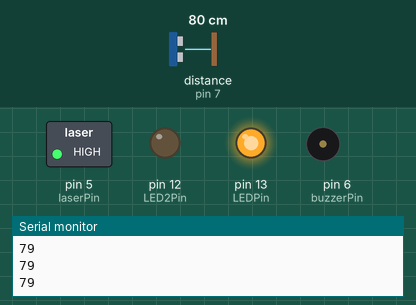
Recording of a sketch running on a simulated Arduino Uno, built with avr-gcc and run on an emulated ATmega328P. On the bench: switched loads named in the sketch (green lamp = pin HIGH), output pins drawn as LEDs (lit = HIGH), buzzer (waves = sounding, pin HIGH), the last lines printed to the serial monitor. Wiring (inferred from the names in the program): ultrasonic range finder: trigger pin 8; echo pin 7. The test bench sets the inputs (shaded band); at power-on: distance to the obstacle (sensor on pin 7) 80 cm. The echo pulse lasts 58.3 µs per cm; pins used as bus, display or sensor lines are not drawn.

Above: at 1.2 s.
1.3 s: distance to the obstacle (sensor on pin 7) set to 12 cm
4.3 s: distance to the obstacle (sensor on pin 7) set to 9 cm
At 4.8 s:
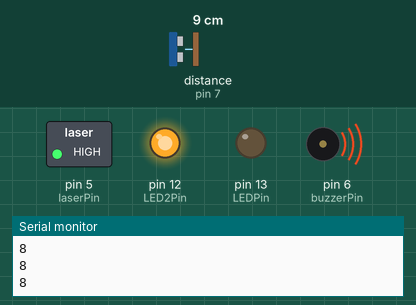
5.8 s: distance to the obstacle (sensor on pin 7) set to 18 cm
At 6.49 s:
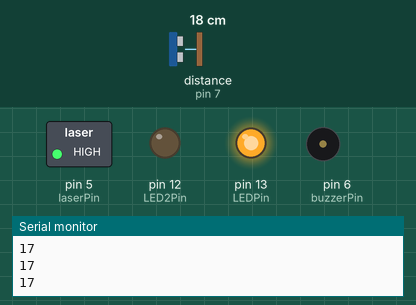
8.8 s: distance to the obstacle (sensor on pin 7) set to 2 cm
At 10.0 s:
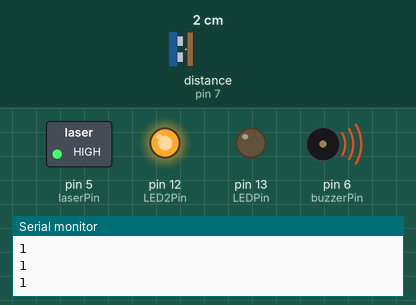
10.3 s: distance to the obstacle (sensor on pin 7) set to 35 cm
At 11.05 s:
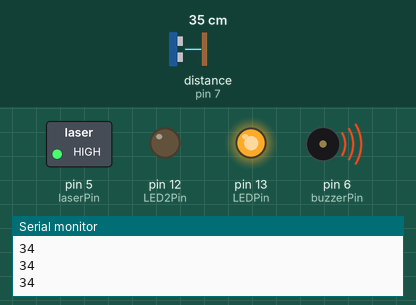
Timing chart, 0 to 14.3 s (numbered marks = the images above; inputs shaded):
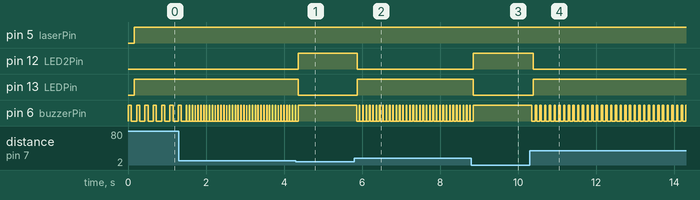

The sketch:

parktronik.ino
```cpp
#define echoPin 7 // Echo Pin
#define trigPin 8 // Trigger Pin
#define LEDPin 13 // Onboard LED
#define LED2Pin 12
#define laserPin 5

int maximumRange = 200; // Maximum range needed
int minimumRange = 0; // Minimum range needed
int buzzerPin = 6;


long duration, distance; // Duration used to calculate distance

void setup() {
 Serial.begin (9600);
 pinMode(trigPin, OUTPUT);
 pinMode(echoPin, INPUT);
 pinMode(LEDPin, OUTPUT);
 pinMode(LED2Pin, OUTPUT);
 pinMode(laserPin, OUTPUT);
 pinMode(buzzerPin, OUTPUT);
}

void activateBuzzer(int dist) {
  if(dist < 0) {
    digitalWrite(buzzerPin, LOW);     // sets the LED on
    delay(0);                        // waits for a second
    digitalWrite(LEDPin, HIGH);
    digitalWrite(LED2Pin, LOW);
  }else if(dist >= 10) {
    digitalWrite(buzzerPin, HIGH);     // sets the LED on
    delay(dist);                        // waits for a second
    digitalWrite(buzzerPin, LOW);      // sets the LED off
    delay(dist);
    digitalWrite(LEDPin, HIGH);
    digitalWrite(LED2Pin, LOW);
  }else {
    digitalWrite(buzzerPin, HIGH);     // sets the LED on
    digitalWrite(LED2Pin, HIGH);
    digitalWrite(LEDPin, LOW);
  }
}

void loop() {
/* The following trigPin/echoPin cycle is used to determine the
 distance of the nearest object by bouncing soundwaves off of it. */
 digitalWrite(trigPin, LOW);
 delayMicroseconds(2);

 digitalWrite(trigPin, HIGH);
 delayMicroseconds(10);

 digitalWrite(trigPin, LOW);
 duration = pulseIn(echoPin, HIGH);

 //Calculate the distance (in cm) based on the speed of sound.
 distance = duration/58.2;

 if (distance >= maximumRange || distance <= minimumRange){
 /* Send a negative number to computer and Turn LED ON
 to indicate "out of range" */
 Serial.println("-1");
 activateBuzzer(-1);
 }
 else {
 /* Send the distance to the computer using Serial protocol, and
 turn LED OFF to indicate successful reading. */
 Serial.println(distance);
 activateBuzzer(distance);
 }
 digitalWrite(laserPin, HIGH);
 //Delay 50ms before next reading.
 delay(50);
}
```

Measured:
- the behaviour switches between 11 and 10 cm on distance to the obstacle (sensor on pin 7) (found by bisection; images 0 and 1)
- after the input at 4.3 s, pin 12 (LED2Pin): LOW → HIGH after 0.06 s; pin 13 (LEDPin): HIGH → LOW after 0.06 s; pin 6 (buzzerPin): goes on until 4.4 s, then stays HIGH
- after the input at 5.8 s, pin 12 (LED2Pin): HIGH → LOW after 0.08 s; pin 13 (LEDPin): LOW → HIGH after 0.08 s; pin 6 (buzzerPin): alternates HIGH for 0.02 s and LOW for 0.07 s, starting after 0.06 s
- after the input at 8.8 s, pin 12 (LED2Pin): LOW → HIGH at once; pin 13 (LEDPin): HIGH → LOW at once; pin 6 (buzzerPin): goes on until 8.8 s, then stays HIGH
- after the input at 10.3 s, pin 12 (LED2Pin): HIGH → LOW after 0.08 s; pin 13 (LEDPin): LOW → HIGH after 0.08 s; pin 6 (buzzerPin): alternates HIGH for 0.03 s and LOW for 0.09 s, starting after 0.05 s
- by itself, pin 6 (buzzerPin): repeats every 0.07 s: HIGH 0.01 s, LOW 0.06 s
